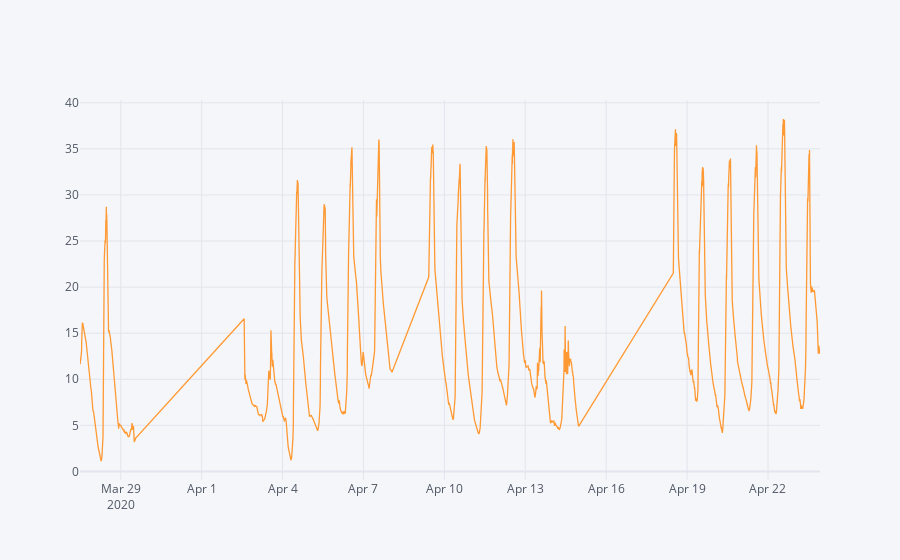

The cell this chart's notebook holds for it:
### Markdown cell above
Nun wollen wir uns einen groben Überblick über den Datensatz verschaffen, indem wir uns eine Zeitreihendarstellung angucken. Dazu ruft man die Methode <code>iplot</code> mit dem Parameter <code>kind='line'</code> auf der Tabellenspalte <code>'value'</code> auf:

### Code cell
df['value'].iplot(kind='line')

### Figure 1 — Plotly figure (JSON) as saved in the notebook; plotly's stock layout.template omitted (floating-point values rounded to 4 significant figures; data arrays with more than 128 entries replaced by an {"elided": "..."} marker saying what was removed)
{"data": [{"line": {"color": "rgba(255, 153, 51, 1.0)", "dash": "solid", "shape": "linear", "width": 1.3}, "mode": "lines", "name": "value", "text": "", "type": "scatter", "x": {"elided": "5341 str values"}, "y": {"elided": "5341 float values"}}], "layout": {"legend": {"bgcolor": "#F5F6F9", "font": {"color": "#4D5663"}}, "paper_bgcolor": "#F5F6F9", "plot_bgcolor": "#F5F6F9", "title": {"font": {"color": "#4D5663"}}, "xaxis": {"gridcolor": "#E1E5ED", "showgrid": true, "tickfont": {"color": "#4D5663"}, "title": {"font": {"color": "#4D5663"}, "text": ""}, "zerolinecolor": "#E1E5ED"}, "yaxis": {"gridcolor": "#E1E5ED", "showgrid": true, "tickfont": {"color": "#4D5663"}, "title": {"font": {"color": "#4D5663"}, "text": ""}, "zerolinecolor": "#E1E5ED"}}}
